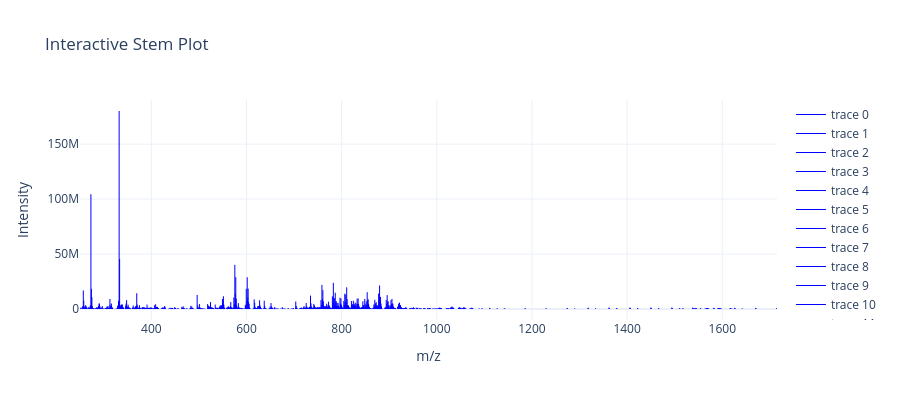

The notebook cell saved with this chart:
### Code cell
# Interactive stem plot of the global spectrum
interactive_stem_spectrum_pixel(selected_mz, selected_mz_intensity_globally, mz_min=0, mz_max=2000)
